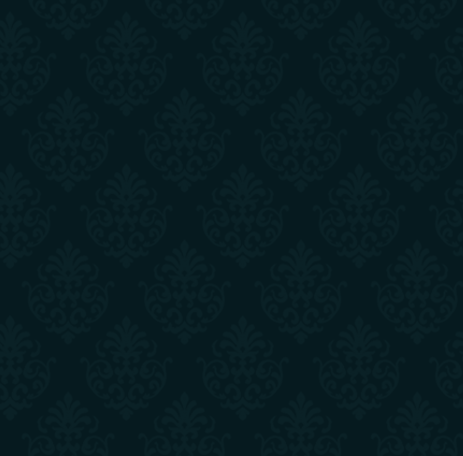
#> input picture TileFlower.png, 463 x 456 px, given in place of image_source.png, which was not available
$ jupyter execute moc_flags.ipynb
#> lines starting #> are read from the running program, lines starting #| are printed output that depends on the picture; pictures that were not available may be replaced by others from this repository, and a replacement may not be noted
[cell 1]
from PIL import Image

[cell 2]
# --- Configuration ---
tag = 'TEST'
flag_name = tag + '_Flag.png'
battle_flag_name = tag + '_BattleFlag.png'
right_name = tag + '_Flag_Wave_Right.png'
left_name = tag + '_Flag_Wave_Left.png'
camp_name = tag + '_Camp.png'

[cell 3]
# --- 1. Create Base Flag (256x256) ---
image1 = Image.open('image_source.png')
#> image1 is the input picture: PIL image 463x456 RGBA; mean R, G, B, A 7.3, 28.2, 33.2, 255
base_flag_256 = image1.resize((256, 256), Image.Resampling.LANCZOS)
base_flag_256.save(flag_name)

[cell 4]
# --- 2. Create Battle Flag (512x512 with 70px downside) ---
image2 = Image.open('downside.png')
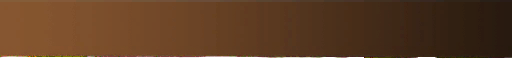
#> input picture downside.png, 512 x 70 px
#> image2 is the input picture: PIL image 512x70 RGBA; mean R, G, B, A 75.4, 48.5, 27.6, 208.9
final_image = Image.new('RGBA', (512, 512), (255, 255, 255, 0))
resized_source_for_battle = image1.resize((512, 512 - 70), Image.Resampling.LANCZOS)
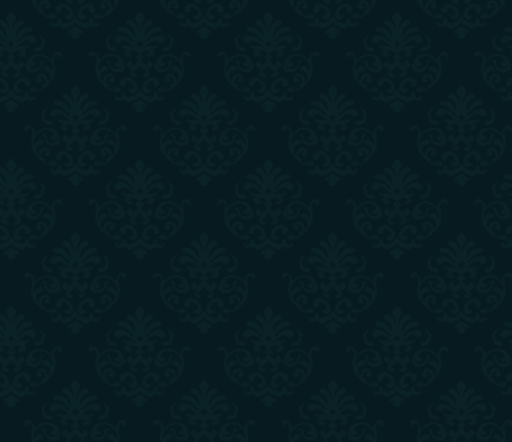
#> resized_source_for_battle: PIL image 512x442 RGBA; mean R, G, B, A 7.3, 28.2, 33.2, 255
final_image.paste(resized_source_for_battle, (0, 0))
final_image.paste(image2, (0, 512 - 70))
final_image.save(battle_flag_name)

[cell 5]
# --- 3. Helper Functions Modified to Use Image Objects In-Memory ---
def shift_pixels_in_memory(image_obj, shift=20):
    """Function which shifts image for wavey flags, returns new Image object."""
    image = image_obj.convert("RGBA")
    width, height = image.size
    new_image = Image.new("RGBA", (width, height + shift))

    for x in range(width):
        for y in range(height):
            new_y = y + (x / (width / shift))
            if new_y >= height + shift:
                new_y = height + shift - 1
            pixel_color = image.getpixel((x, y))
            new_image.putpixel((x, int(new_y)), pixel_color)
    return new_image

[cell 6]
def overlay_hanging_flag_on_texture_in_memory(texture_image_obj, hanging_flag_image_path, alpha=0.5):
    """Function creates wavey flags, returns the temp_image for the camp flag and the combined rotated flag."""
    texture_image = texture_image_obj.convert("RGBA")
    hanging_flag_image = Image.open(hanging_flag_image_path).convert("RGBA")

    bbox = hanging_flag_image.getbbox()
    if bbox:
        hanging_flag_image = hanging_flag_image.crop(bbox)

    hanging_flag_image = hanging_flag_image.resize(texture_image.size, Image.Resampling.LANCZOS)
    combined_image = Image.new("RGBA", texture_image.size)
    combined_image = Image.alpha_composite(combined_image, texture_image)

    hanging_flag_with_alpha = Image.new("RGBA", hanging_flag_image.size)
    for x in range(hanging_flag_image.width):
        for y in range(hanging_flag_image.height):
            r, g, b, a = hanging_flag_image.getpixel((x, y))
            new_alpha = int(a * alpha)
            hanging_flag_with_alpha.putpixel((x, y), (r, g, b, new_alpha))

    combined_image = Image.alpha_composite(combined_image, hanging_flag_with_alpha)

    # Remove pixels where the original hanging flag had no source (fully transparent)
    for x in range(hanging_flag_with_alpha.width):
        for y in range(hanging_flag_with_alpha.height):
            _, _, _, a = hanging_flag_with_alpha.getpixel((x, y))
            if a == 0:
                combined_image.putpixel((x, y), (0, 0, 0, 0))

    # This 'combined_image' is the 'temp.png' from the original script before rotation
    temp_for_camp_flag = combined_image.copy()

    # Rotate and resize for the wave flags (right/left)
    combined_image = combined_image.rotate(-27, expand=True, resample=Image.Resampling.BICUBIC)
    combined_flag_final = combined_image.resize((254, 316), Image.Resampling.LANCZOS)

    return temp_for_camp_flag, combined_flag_final

[cell 7]
def shift_pixels_in_memory(image_obj, shift=20):
    """Function which shifts image for wavey flags, returns new Image object."""
    image = image_obj.convert("RGBA")
    width, height = image.size
    new_image = Image.new("RGBA", (width, height + shift))

    for x in range(width):
        for y in range(height):
            new_y = y + (x / (width / shift))
            if new_y >= height + shift:
                new_y = height + shift - 1
            pixel_color = image.getpixel((x, y))
            new_image.putpixel((x, int(new_y)), pixel_color)
    return new_image

[cell 8]
def create_image_grid(images, grid_width, grid_height, image_size):
    """Creates a grid image in memory and returns it."""
    grid_image = Image.new("RGBA", (grid_width * image_size[0], grid_height * image_size[1]), (0, 0, 0, 0))
    for index, img in enumerate(images):
        x = (index % grid_width) * image_size[0]
        y = (index // grid_width) * image_size[1]
        grid_image.paste(img, (x, y))
    return grid_image

[cell 9]
# --- 4. Generate Wave and Camp Flags in Memory ---
# Shift the base 256x256 flag in memory to create the texture for the 'hanging flag' overlay
shifted_texture_in_memory = shift_pixels_in_memory(base_flag_256, shift=20)
#> in shift_pixels_in_memory, `new_image = Image.new("RGBA", (width, height + shift))`: new_image: PIL image 256x276 RGBA; every value is 0
#> after the loop in shift_pixels_in_memory, `for x in range(width):`:
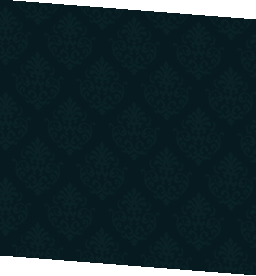
#> new_image: PIL image 256x276 RGBA; mean R, G, B, A 6.8, 26.2, 30.8, 236.5; transparent parts drawn white

[cell 10]
# Process the shifted texture and hanging flag image to get the right wave flag and the camp source image
camp_source_temp, combined_flag_right = overlay_hanging_flag_on_texture_in_memory(
    shifted_texture_in_memory,
    'hanging_flag.png',
    alpha=0.5
)
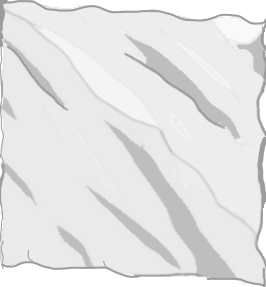
#> input picture hanging_flag.png, 266 x 287 px
#> in overlay_hanging_flag_on_texture_in_memory, hanging_flag_image is the input picture: PIL image 266x287 RGBA; mean R, G, B, A 166.8, 166.8, 166.8, 89.7
#> in overlay_hanging_flag_on_texture_in_memory, `bbox = hanging_flag_image.getbbox()`: bbox = (0, 0, 266, 287)
#> after the loop in overlay_hanging_flag_on_texture_in_memory, `for x in range(hanging_flag_image.width):`:
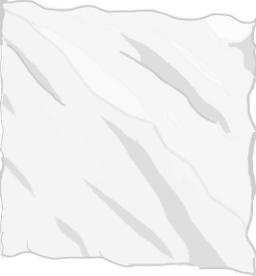
#> hanging_flag_with_alpha: PIL image 256x276 RGBA; mean R, G, B, A 166.7, 166.7, 166.7, 44.4; transparent parts drawn white
#> in overlay_hanging_flag_on_texture_in_memory, `combined_image = Image.alpha_composite(combined_image, hanging_flag_wi..`:
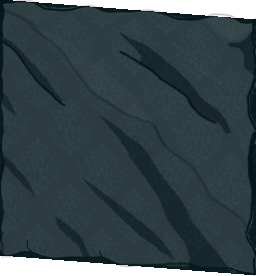
#> combined_image: PIL image 256x276 RGBA; mean R, G, B, A 37.4, 53.2, 56.9, 236.6; transparent parts drawn white
#> in overlay_hanging_flag_on_texture_in_memory, `combined_image = combined_image.rotate(-27, expand=True, resample=Imag..`:
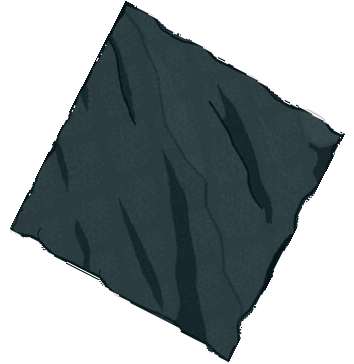
#> combined_image: PIL image 354x364 RGBA; mean R, G, B, A 20.2, 28.8, 30.8, 127.9; transparent parts drawn white

[cell 11]
# Save the right-waving flag
combined_flag_right.save(right_name)

[cell 12]
# Mirror and save the left-waving flag
combined_flag_left = combined_flag_right.transpose(Image.FLIP_LEFT_RIGHT)
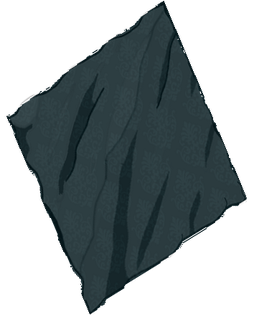
#> combined_flag_left: PIL image 254x316 RGBA; mean R, G, B, A 20.3, 29, 31.1, 127.8; transparent parts drawn white
combined_flag_left.save(left_name)

[cell 13]
# --- 5. Create the Camp Flag Grid ---

# The 'camp_source_temp' variable holds the image data needed for the camp flag before rotation/resizing
# Create the 300x300 canvas for a single instance of the flag
temp_image_for_grid_cell = Image.new("RGBA", (300, 300), (0, 0, 0, 0))
#> temp_image_for_grid_cell: PIL image 300x300 RGBA; every value is 0
# The source image is already the correct size relative to itself from the overlay function, so offsets are 0.
temp_image_for_grid_cell.paste(camp_source_temp, (0, 0), camp_source_temp)
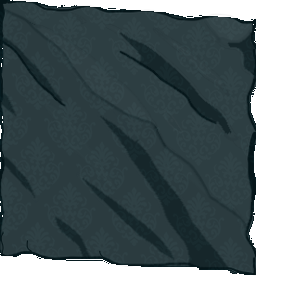
#> temp_image_for_grid_cell: PIL image 300x300 RGBA; mean R, G, B, A 29.2, 41.3, 44.3, 183; transparent parts drawn white

# Create the grid
images_for_grid = [temp_image_for_grid_cell] * (8 * 6)
#> images_for_grid = 48 items
camp_flag_final = create_image_grid(images_for_grid, grid_width=8, grid_height=6, image_size=(300, 300))
#> in create_image_grid, `grid_image = Image.new("RGBA", (grid_width * image_size[0], grid_heigh..`: grid_image: PIL image 2400x1800 RGBA; every value is 0
#> the loop in create_image_grid, `for index, img in enumerate(images):` made 48 passes
#> (x, y) on passes 1 to 12: (0, 0), (300, 0), (600, 0), (900, 0), (1200, 0), (1500, 0), (1800, 0), (2100, 0), (0, 300), (300, 300), (600, 300), (900, 300)
#> after the loop in create_image_grid, `for index, img in enumerate(images):`:
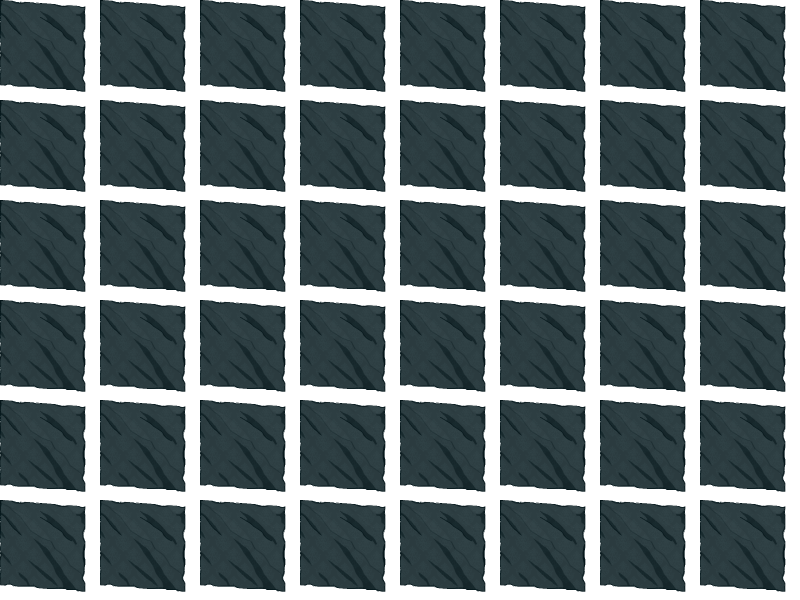
#> grid_image: PIL image 2400x1800 RGBA (shown at 1/3 size); mean R, G, B, A 29.2, 41.3, 44.3, 183; transparent parts drawn white

# Save the final camp flag
camp_flag_final.save(camp_name)
